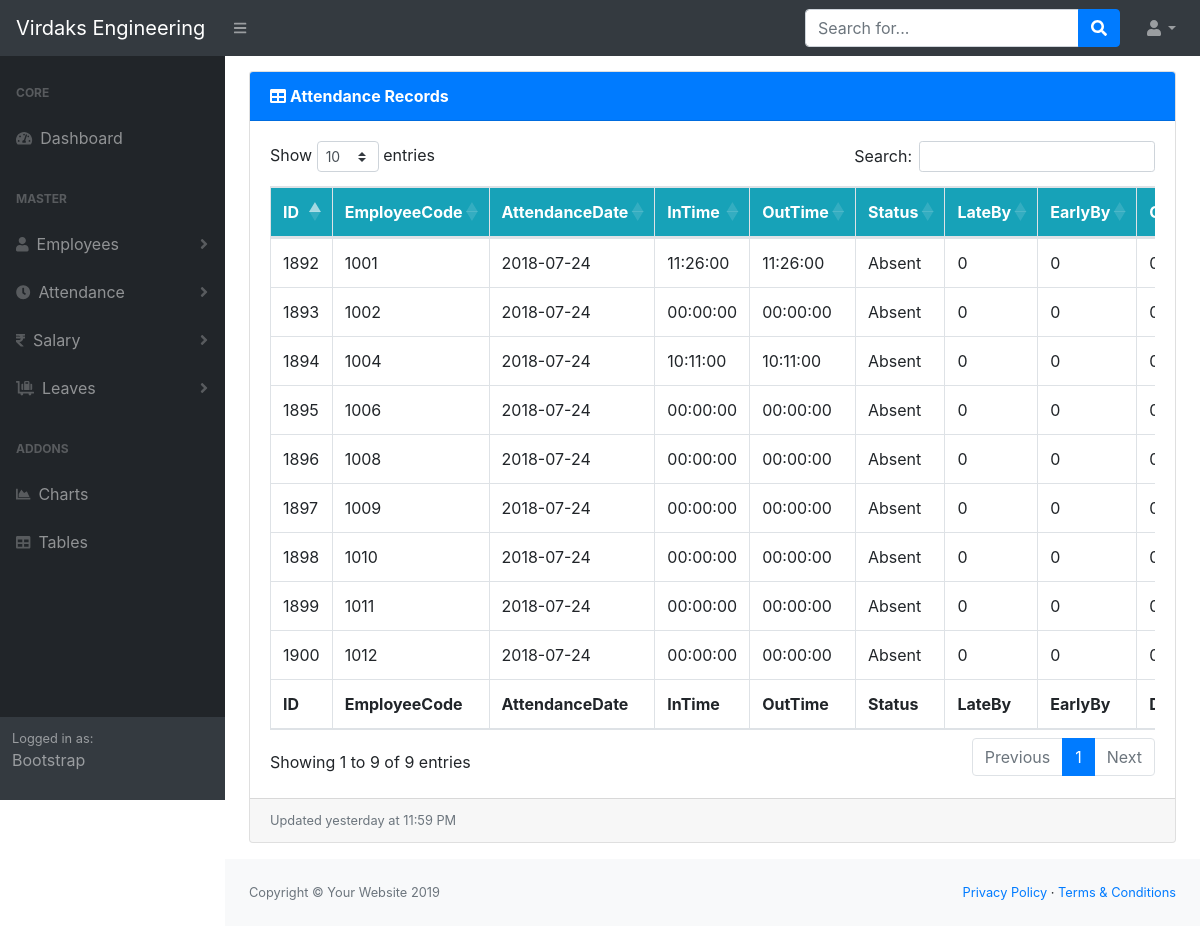
The page /dist/ViewAttendance.php on the database as committed earlier.
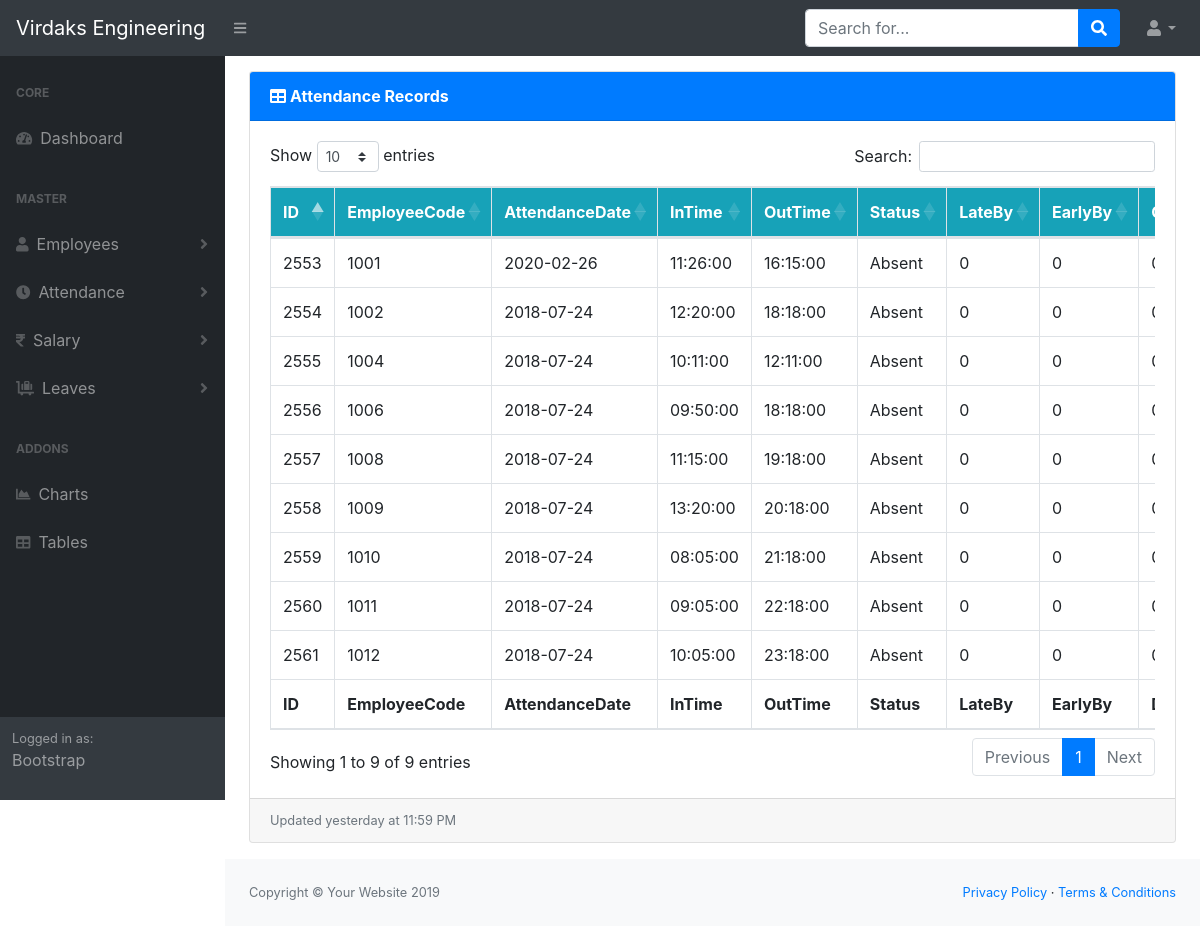
The same page on the database as committed later.
### tables this page shows
CREATE TABLE `attendence` (
  `ID` int(11) NOT NULL,
  `EmployeeCode` int(100) DEFAULT NULL,
  `AttendanceDate` date DEFAULT NULL,
  `InTime` time DEFAULT NULL,
  `InDeviceName` varchar(100) DEFAULT NULL,
  `OutTime` time DEFAULT NULL,
  `OutDeviceName` varchar(100) DEFAULT NULL,
  `Status` varchar(100) DEFAULT NULL,
  `StatusCode` varchar(100) DEFAULT NULL,
  `Duration` int(11) DEFAULT NULL,
  `LateBy` int(11) DEFAULT NULL,
  `Earlyby` int(11) DEFAULT NULL,
  `Overtime` int(11) DEFAULT NULL,
  `IsOnLeave` varchar(100) DEFAULT NULL,
  `LeaveType` varchar(100) DEFAULT NULL,
  `IsOnOutDoorEntries` varchar(100) DEFAULT NULL,
  `OutDoorDuration` int(11) DEFAULT NULL,
  `PunchRecords` varchar(100) DEFAULT NULL,
  `ShiftName` varchar(100) DEFAULT NULL
);

### dist/ViewAttendance.php (the view, shortened to what this page needs)
<!DOCTYPE html>
<html lang="en">
<head>
    <link href="css/styles.css" rel="stylesheet" />
    <link href="https://cdn.datatables.net/1.10.20/css/dataTables.bootstrap4.min.css" rel="stylesheet" />
</head>
<body class="sb-nav-fixed">
    <div id="layoutSidenav">
        <div id="layoutSidenav_content">
            <main>
                <div class="container-fluid">
                    <div class="card mb-3" style="margin-top: 15px;">
                        <div class="card-header bg-primary">
                        <i style="color: white;" class="fas fa-table mr-1"></i><b
                                style="color: white;">Attendance Records</b></div>
                        <div class="card-body">
                            <div class="table-responsive">
                                <table class="table table-bordered" id="dataTable" width="100%" cellspacing="0">
                                    <thead class="bg-info">
                                        <tr style="color: #ffffff">
                                            <th>ID</th>
                                            <th>EmployeeCode</th>
                                            <th>AttendanceDate</th>
                                            <th>InTime</th>
                                            <th>OutTime</th>
                                            <th>Status</th>
                                            <th>LateBy</th>
                                            <th>EarlyBy</th>
                                            <th>Overtime</th>
                                        </tr>
                                    </thead>
                                    <tfoot>
                                        <tr>
                                            <th>ID</th>
                                            <th>EmployeeCode</th>
                                            <th>AttendanceDate</th>
                                            <th>InTime</th>
                                            <th>OutTime</th>
                                            <th>Status</th>
                                            <th>LateBy</th>
                                            <th>EarlyBy</th>
                                            <th>Duration</th>
                                        </tr>
                                    </tfoot>
                                    <tbody>
                                        <?php
                                        include("config.php");
                                        $result = mysqli_query($con, "SELECT * FROM attendence");
                                        while ($row = mysqli_fetch_array($result)) {
                                            echo "<tr>";
                                            echo "<td>" . $row['ID'] . "</td>";
                                            echo "<td>" . $row['EmployeeCode'] . "</td>";
                                            echo "<td>" . $row['AttendanceDate'] . "</td>";
                                            echo "<td>" . $row['InTime'] . "</td>";
                                            echo "<td>" . $row['OutTime'] . "</td>";
                                            echo "<td>" . $row['Status'] . "</td>";
                                            echo "<td>" . $row['LateBy'] . "</td>";
                                            echo "<td>" . $row['Earlyby'] . "</td>";
                                            echo "<td>" . $row['Duration'] / 60 . "</td>";
                                            echo "</tr>";
                                        }
                                        ?>
                                    </tbody>
                                </table>
                            </div>
                        </div>
                        <div class="card-footer small text-muted">Updated yesterday at 11:59 PM</div>
                    </div>
                </div>
            </main>
            <div id="footer"></div>
        </div>
    </div>
</body>
</html>

Rows that differ between the two databases and show on the page:
removed attendence: ID "1892", EmployeeCode "1001", AttendanceDate "2018-07-24", InTime "11:26:00", OutTime "11:26:00", Status "Absent", LateBy "0", Earlyby "0"
removed attendence: ID "1893", EmployeeCode "1002", AttendanceDate "2018-07-24", InTime "00:00:00", OutTime "00:00:00", Status "Absent", LateBy "0", Earlyby "0"
removed attendence: ID "1894", EmployeeCode "1004", AttendanceDate "2018-07-24", InTime "10:11:00", OutTime "10:11:00", Status "Absent", LateBy "0", Earlyby "0"
removed attendence: ID "1895", EmployeeCode "1006", AttendanceDate "2018-07-24", InTime "00:00:00", OutTime "00:00:00", Status "Absent", LateBy "0", Earlyby "0"
removed attendence: ID "1896", EmployeeCode "1008", AttendanceDate "2018-07-24", InTime "00:00:00", OutTime "00:00:00", Status "Absent", LateBy "0", Earlyby "0"
removed attendence: ID "1897", EmployeeCode "1009", AttendanceDate "2018-07-24", InTime "00:00:00", OutTime "00:00:00", Status "Absent", LateBy "0", Earlyby "0"
removed attendence: ID "1898", EmployeeCode "1010", AttendanceDate "2018-07-24", InTime "00:00:00", OutTime "00:00:00", Status "Absent", LateBy "0", Earlyby "0"
removed attendence: ID "1899", EmployeeCode "1011", AttendanceDate "2018-07-24", InTime "00:00:00", OutTime "00:00:00", Status "Absent", LateBy "0", Earlyby "0"
removed attendence: ID "1900", EmployeeCode "1012", AttendanceDate "2018-07-24", InTime "00:00:00", OutTime "00:00:00", Status "Absent", LateBy "0", Earlyby "0"
added attendence: ID "2553", EmployeeCode "1001", AttendanceDate "2020-02-26", InTime "11:26:00", OutTime "16:15:00", Status "Absent", LateBy "0", Earlyby "0"
added attendence: ID "2554", EmployeeCode "1002", AttendanceDate "2018-07-24", InTime "12:20:00", OutTime "18:18:00", Status "Absent", LateBy "0", Earlyby "0"
added attendence: ID "2555", EmployeeCode "1004", AttendanceDate "2018-07-24", InTime "10:11:00", OutTime "12:11:00", Status "Absent", LateBy "0", Earlyby "0"
added attendence: ID "2556", EmployeeCode "1006", AttendanceDate "2018-07-24", InTime "09:50:00", OutTime "18:18:00", Status "Absent", LateBy "0", Earlyby "0"
added attendence: ID "2557", EmployeeCode "1008", AttendanceDate "2018-07-24", InTime "11:15:00", OutTime "19:18:00", Status "Absent", LateBy "0", Earlyby "0"
added attendence: ID "2558", EmployeeCode "1009", AttendanceDate "2018-07-24", InTime "13:20:00", OutTime "20:18:00", Status "Absent", LateBy "0", Earlyby "0"
added attendence: ID "2559", EmployeeCode "1010", AttendanceDate "2018-07-24", InTime "08:05:00", OutTime "21:18:00", Status "Absent", LateBy "0", Earlyby "0"
added attendence: ID "2560", EmployeeCode "1011", AttendanceDate "2018-07-24", InTime "09:05:00", OutTime "22:18:00", Status "Absent", LateBy "0", Earlyby "0"
added attendence: ID "2561", EmployeeCode "1012", AttendanceDate "2018-07-24", InTime "10:05:00", OutTime "23:18:00", Status "Absent", LateBy "0", Earlyby "0"
